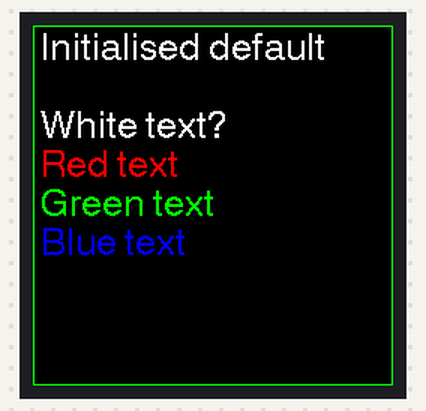
The sketch below on a simulated ESP32-S3. On the bench: 240×240 colour display. What the sketch prints to the serial monitor is not drawn.

Above: at 0.3 s.
At 5.3 s:
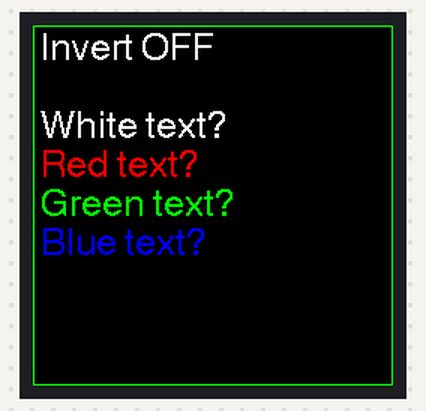
At 10.4 s:
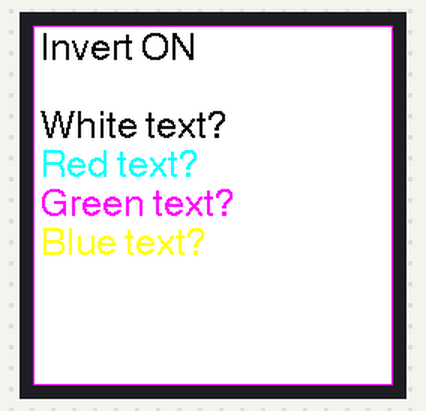

Measured:
- what the display in image 1 shows lasts 5.0 s, from 5.3 s to 10.3 s

The sketch:

TFT_eSPI-colorTest.ino
```cpp
/* TFT_eSPI-colorTest.ino
 * ESP32-S3 1.54in TFT Expansion Board with Speaker
 * LCD 1.54in 240×240 color IPS TFT (ST7789V2)
 *
 * Diagnostic test for the displayed “Color Order”.
 * Written by Bodmer 17/2/19 for the TFT_eSPI library:
 * https://github.com/Bodmer/TFT_eSPI
 *
 * Wiring:
 * ¯¯¯¯¯¯¯
 *  | ESP32-S3 Dev Board | SPI ST7789 1.54” 240×240 TFT |
 *  |-------------------:|------------------------------|
 *  |     GND            | 1. GND                       |
 *  |     3V3            | 2. VDD (Power)               |
 *  |     GPIO21         | 3. SCL SPI Clock      (SCLK) |
 *  |     GPIO47         | 4. SDA SPI Data       (MOSI) |
 *  |     GPIO45         | 5. RES TFT Reset       (RST) |
 *  |     GPIO40         | 6. RS  Data/Command     (DC) |
 *  |     GPIO41         | 7. CS  Chip Select      (CS) |
 *  |     GPIO42         | 8. BLK BackLight        (BL) |
 */

/*  Different hardware manufacturers use different Color Order
    configurations at the hardware level.  This may result in
    incorrect colors being displayed.

    Incorrectly displayed colors could also be the result of
    using the wrong display driver in the library setup file.

    Typically displays have a control register (MADCTL) that can
    be used to set the Red Green Blue (RGB) Color Order to RGB
    or BRG so that Red and Blue are swapped on the display.

    This control register is also used to manage the display
    rotation and coordinate mirroring. The control register
    typically has 8 bits, for the ILI9341 these are:

    Bit Function
        7   Mirror Y coordinate (Row address order)
        6   Mirror X coordinate (Column address order)
        5   Row/column exchange (for Rotation)
        4   Refresh direction (Top to Bottom or Bottom to Top in Portrait orientation)
        3   RGB order (swaps Red and Blue)
        2   Refresh direction (Top to Bottom or Bottom to Top in Landscape orientation)
        1   Not used
        0   Not used

    The control register bits can be written with this example command sequence:

        tft.writecommand(TFT_MADCTL);
        tft.writedata(0x48);          // Bits 6 and 3 set

    ‘0x48’ is the default value for ILI9341 (0xA8 for ESP32 M5STACK)
    in rotation 0 orientation.

    Another control register can be used to “Invert” colors,
    this swaps Black and White as well as other colours (e.g.
    Green to Magenta, Red to Cyan, Blue to Yellow).

    To Invert colors, insert this line after tft.init() or tft.begin():

        tft.invertDisplay( Invert ); // Where Invert is true or false
*/

#include <SPI.h>            // Don’t forget to update “User_Setup.h”
#include <TFT_eSPI.h>       // Hardware-specific eSPI library

TFT_eSPI tft = TFT_eSPI();  // Invoke custom eSPI library

// TFT configurations are defined in the eSPI “User_Setup.h” file.
// ... a minimum “User_Setup.h” file is included below.
//#define TFT_SCLK      21      // LCD ST7789 1.54” 240×240 TFT SCK
//#define TFT_MOSI      47      // SDI          "           TFT MOSI
//#define TFT_RST       45      // Reset        "           TFT RST
//#define TFT_DC        40      // D/C          "           TFT DC
//#define TFT_CS        41      // CS           "           TFT CS
//#define TFT_BL        42      // BackLight    "           TFT BL
//#define TFT_BACKLIGHT_ON HIGH

//#define TFT_WIDTH  240
//#define TFT_HEIGHT 240

//#define ST7789_DRIVER
//#define TFT_RGB_ORDER TFT_BGR  // ESP32-S3-WROOM Blue/Red reversed
//#define TFT_INVERSION_ON       // ESP32-S3-WROOM-1
//#define USE_HSPI_PORT          // Second Hardware SPI Port

void setup(void) {
  Serial.begin(15200);              // Serial Monitor
  while(!Serial);                   // Wait for Serial Port to open
  Serial.println("TFT_eSPI Color Order Test.");

  tft.init();                       // Initialize the TFT Display
  tft.setRotation(1);               // Landscape orientation
  tft.fillScreen(TFT_BLACK);        // Clear the screen
  tft.drawRect(0,0, TFT_WIDTH,TFT_HEIGHT, TFT_GREEN);

  // Set “cursor” at top-left corner of display (0,4) and select Font 4
  tft.setCursor(0,4, 4);

  // Set the font color to be White with a Black background
  tft.setTextColor(TFT_WHITE);

  // We can now plot text on screen using the “print” class
  tft.println(" Initialised default\n");
  tft.println(" White text?");

  tft.setTextColor(TFT_RED);
  tft.println(" Red text");

  tft.setTextColor(TFT_GREEN);
  tft.println(" Green text");

  tft.setTextColor(TFT_BLUE);
  tft.println(" Blue text");
  yield(); delay(5000);
}

void loop() {
  tft.invertDisplay( false );   // Where parm is true or false
  tft.fillScreen(TFT_BLACK);    // Clear the screen
  tft.drawRect(0,0, TFT_WIDTH,TFT_HEIGHT, TFT_GREEN);

  tft.setCursor(0,4, 4);
  tft.setTextColor(TFT_WHITE);
  tft.println(" Invert OFF\n");
  tft.println(" White text?");

  tft.setTextColor(TFT_RED);
  tft.println(" Red text?");

  tft.setTextColor(TFT_GREEN);
  tft.println(" Green text?");

  tft.setTextColor(TFT_BLUE);
  tft.println(" Blue text?");
  yield(); delay(5000);

  // Binary Inversion of colors
  tft.invertDisplay( true );    // Where parm is true or false
  tft.fillScreen(TFT_BLACK);    // Clear the screen
  tft.drawRect(0,0, TFT_WIDTH,TFT_HEIGHT, TFT_GREEN);

  tft.setCursor(0,4, 4);
  tft.setTextColor(TFT_WHITE);
  tft.println(" Invert ON\n");
  tft.println(" White text?");

  tft.setTextColor(TFT_RED);
  tft.println(" Red text?");

  tft.setTextColor(TFT_GREEN);
  tft.println(" Green text?");

  tft.setTextColor(TFT_BLUE);
  tft.println(" Blue text?");
  yield(); delay(5000);
}

/*******************************************************************
Serial Monitor:
¯¯¯¯¯¯¯¯¯¯¯¯¯¯¯
23:40:34.852 -> ESP-ROM:esp32s3-20210327
23:40:34.852 -> Build:Mar 27 2021

01:13:19.666 -> TFT_eSPI Color Order Test.
--------------------------------------------------------------------
Output:
¯¯¯¯¯¯¯
Sketch uses 368006 bytes (11%) of program storage space.
Maximum is 3145728 bytes.
Global variables use 21500 bytes (6%) of dynamic memory,
            leaving 306180 bytes for local variables.
         Maximum is 327680 bytes.

Chip is ESP32-S3 (QFN56) (revision v0.2)
Features: WiFi, BLE, Embedded PSRAM 8MB (AP_3v3)
Crystal is 40MHz
MAC: 30:ed:a0:bb:73:9c

Leaving...
Hard resetting with RTC WDT...
*******************************************************************/

/*******************************************************************
// User_Setup.h (minimal)
// ESP32-S3 1.54in TFT Expansion Board with Speaker
// LCD 1.54in 240×240 color IPS TFT (ST7789V2)

// Except for the intros, only “uncommented” lines are included.

//                            USER DEFINED SETTINGS
//   Set driver type, fonts to be loaded, pins used and SPI control method etc.
//
//   See the User_Setup_Select.h file if you wish to be able to define multiple
//   setups and then easily select which setup file is used by the compiler.
//
//   If this file is edited correctly then all the library example sketches should
//   run without the need to make any more changes for a particular hardware setup!
//   Note that some sketches are designed for a particular TFT pixel width/height

// User defined information reported by "Read_User_Setup" test & diagnostics example
#define USER_SETUP_INFO "User_Setup"

// #############################################################################
// Section 1. Call up the right driver file and any options for it
// #############################################################################

#define ST7789_DRIVER      // Full configuration option, define additional parameters below for this display
//#define ST7789_2_DRIVER    // Minimal configuration option, define additional parameters below for this display

// #define TFT_RGB_ORDER TFT_RGB  // Colour order Red-Green-Blue
#define TFT_RGB_ORDER TFT_BGR  // Colour order Blue-Green-Red

// For ST7789, ST7735, ILI9163 and GC9A01 ONLY, define the pixel Width and Height in Portrait orientation
#define TFT_WIDTH  240 // ST7789 240 x 240 and 240 x 320
#define TFT_HEIGHT 240 // ST7789 240 x 240

// If colours are inverted (white shows as black) then uncomment one of the next
// 2 lines try both options, one of the options should correct the inversion.

#define TFT_INVERSION_ON            // ESP32-S3-WROOM-1
//#define TFT_INVERSION_OFF

// #############################################################################
// Section 2. Define the pins that are used to interface with the display here
// #############################################################################

// If a Backlight control signal is available then define the TFT_BL pin in
// Section 2 below. The backlight will be turned ON when tft.begin() is called,
// but the library needs to know if the LEDs are ON with the pin HIGH or LOW.

#define TFT_BL   42            // LED BackLight control pin
#define TFT_BACKLIGHT_ON HIGH  // Level to turn ON back-light (HIGH or LOW)

// For the ESP32-S3 Dev boards
// Hardware SPI can be mapped to any pins

#define TFT_SCLK 21  // SPI Clock pin
#define TFT_MOSI 47  // SPI Duplex Data pin
#define TFT_RST  45  // Reset pin (could connect to RST pin)
#define TFT_DC   40  // Data/Command control pin
#define TFT_CS   41  // Chip Select control pin
#define TFT_BL   42  // LED BackLight pin

#define TOUCH_CS -1  // Chip Select pin (T_CS) for the Touch Screen

// #############################################################################
// Section 3. Define the fonts that are to be used here
// #############################################################################

#define LOAD_GLCD     // Font 1. Original Adafruit 8 pixel font needs ~1820 bytes in FLASH
#define LOAD_FONT2    // Font 2. Small 16 pixel high font,      needs ~3534 bytes in FLASH, 96 characters
#define LOAD_FONT4    // Font 4. Medium 26 pixel high font,     needs ~5848 bytes in FLASH, 96 characters
#define LOAD_FONT6    // Font 6. Large 48 pixel font,     needs ~2666 bytes in FLASH, only characters 1234567890:-.apm
#define LOAD_FONT7    // Font 7. 7 segment 48 pixel font, needs ~2438 bytes in FLASH, only characters 1234567890:-.
//#define LOAD_FONT8  // Font 8. Large 75 pixel font      needs ~3256 bytes in FLASH, only characters 1234567890:-.
#define LOAD_FONT8N   // Font 8. Alternative to Font 8 above, slightly narrower, so 3 digits fit a 160 pixel TFT
#define LOAD_GFXFF    // FreeFonts. Include access to the 48 Adafruit_GFX free fonts FF1 to FF48 and custom fonts

#define SMOOTH_FONT

// #############################################################################
// Section 4. Other options
// #############################################################################

// Define the SPI clock frequency, this affects the graphics rendering speed.
// Too fast and the TFT driver will not keep up and display corruption appears.
// With an ILI9341 display 40MHz works OK, 80MHz sometimes fails
// With a ST7735 display more than 27MHz may not work (spurious pixels and lines)
// With an ILI9163 display 27 MHz works OK.

#define SPI_FREQUENCY     27000000
// #define SPI_FREQUENCY  40000000
// #define SPI_FREQUENCY  80000000

// The ESP32 has 2 free SPI ports i.e. VSPI and HSPI, VSPI is the default.
#define USE_HSPI_PORT

#define SUPPORT_TRANSACTIONS
*******************************************************************/
```
